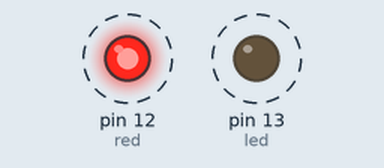
Bench run of a sketch on a simulated Arduino Uno, built with avr-gcc and run on an emulated ATmega328P. Shown: output pins drawn as LEDs (lit = HIGH). Dashed ring = blinking.

Above: at 0.5 s.
Timing chart, 0 to 5.5 s (numbered marks = the images above):
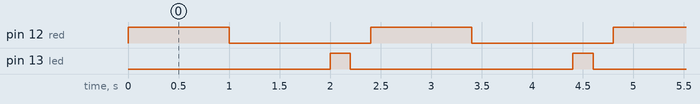

The sketch:

blink_5_funzioni.ino
```cpp
/*
  Blink v6

 Due LEDs con funzioni.

 */

// Pin 13 has an LED connected on most Arduino boards.
// give it a name:
int led = 13;
int red = 12;
int breve = 200;
int lunga = 1000;

// the setup routine runs once when you press reset:
void setup() {
  // initialize the digital pin as an output.
  pinMode(led, OUTPUT);
  pinMode(red, OUTPUT);
}

// the loop routine runs over and over again forever:
void loop() {
  lightRed();
  lightGreen();
}

void lightRed() {
  digitalWrite(red, HIGH);   // turn the LED on (HIGH is the voltage level)
  delay(lunga);               // wait for a second
  digitalWrite(red, LOW);    // turn the LED off by making the voltage LOW
  delay(lunga);
}

void lightGreen() {
  digitalWrite(led, HIGH);   // turn the LED on (HIGH is the voltage level)
  delay(breve);               // wait for a second
  digitalWrite(led, LOW);    // turn the LED off by making the voltage LOW
  delay(breve);               // wait for a second
}
```

Measured:
- by itself, pin 12 (red): alternates HIGH for 1.0 s and LOW for 1.4 s
- by itself, pin 13 (led): alternates HIGH for 0.20 s and LOW for 2.2 s
- by itself, everything shown: repeats every 2.4 s, in 4 steps
